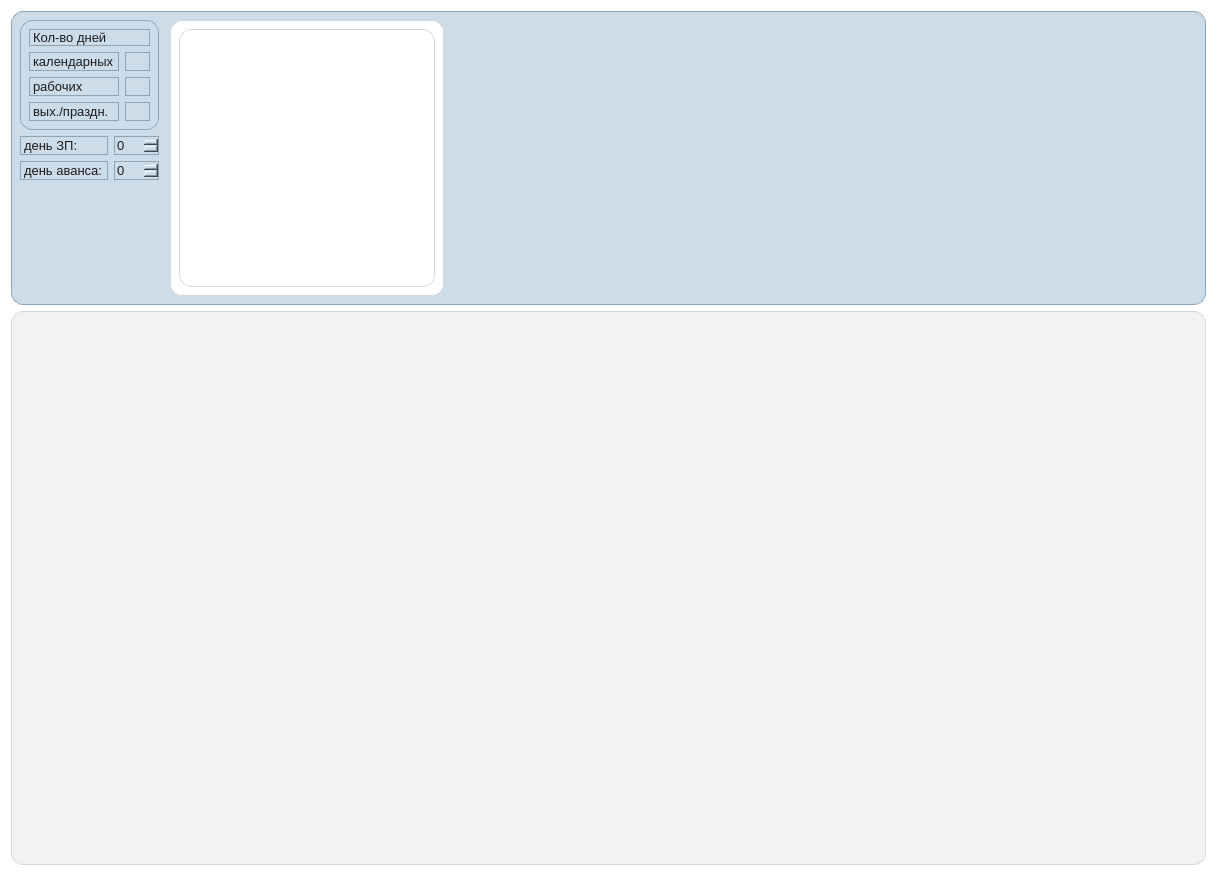
<?xml version="1.0" encoding="UTF-8"?>
<ui version="4.0">
 <class>CASH</class>
 <widget class="QWidget" name="CASH">
  <property name="geometry">
   <rect>
    <x>0</x>
    <y>0</y>
    <width>1217</width>
    <height>876</height>
   </rect>
  </property>
  <property name="windowTitle">
   <string>CASH</string>
  </property>
  <property name="styleSheet">
   <string notr="true">QWidget {
    background-color: white;
}</string>
  </property>
  <layout class="QGridLayout" name="gridLayout_7">
   <item row="0" column="0">
    <widget class="QWidget" name="widget_info" native="true">
     <property name="sizePolicy">
      <sizepolicy hsizetype="Preferred" vsizetype="Maximum">
       <horstretch>0</horstretch>
       <verstretch>0</verstretch>
      </sizepolicy>
     </property>
     <property name="styleSheet">
      <string notr="true">QWidget {
    background: #CCDCE8;  /* холодный металлик с голубым оттенком */

    color: #1C1C1E;

    font-family: &quot;SF Pro Text&quot;, &quot;Helvetica Neue&quot;, &quot;Helvetica&quot;, &quot;Arial&quot;;
    font-size: 13px;

    border: 1px solid #8EA5B8;
    border-radius: 12px;
}</string>
     </property>
     <layout class="QGridLayout" name="gridLayout">
      <item row="0" column="0">
       <layout class="QHBoxLayout" name="horizontalLayout_2" stretch="0,0,0,0">
        <item>
         <layout class="QVBoxLayout" name="verticalLayout_2">
          <property name="spacing">
           <number>-1</number>
          </property>
          <item>
           <widget class="QWidget" name="general_information" native="true">
            <property name="sizePolicy">
             <sizepolicy hsizetype="Preferred" vsizetype="Preferred">
              <horstretch>0</horstretch>
              <verstretch>0</verstretch>
             </sizepolicy>
            </property>
            <property name="styleSheet">
             <string notr="true"/>
            </property>
            <layout class="QGridLayout" name="gridLayout_3">
             <item row="0" column="0">
              <layout class="QGridLayout" name="gridLayout_2">
               <property name="spacing">
                <number>-1</number>
               </property>
               <item row="0" column="0">
                <widget class="QLabel" name="label_title">
                 <property name="sizePolicy">
                  <sizepolicy hsizetype="Preferred" vsizetype="Preferred">
                   <horstretch>0</horstretch>
                   <verstretch>0</verstretch>
                  </sizepolicy>
                 </property>
                 <property name="autoFillBackground">
                  <bool>false</bool>
                 </property>
                 <property name="styleSheet">
                  <string notr="true"/>
                 </property>
                 <property name="text">
                  <string>Кол-во дней</string>
                 </property>
                 <property name="alignment">
                  <set>Qt::AlignLeading|Qt::AlignLeft|Qt::AlignVCenter</set>
                 </property>
                </widget>
               </item>
               <item row="1" column="0">
                <layout class="QHBoxLayout" name="horizontalLayout_3">
                 <item>
                  <widget class="QLabel" name="label_calendar">
                   <property name="sizePolicy">
                    <sizepolicy hsizetype="Preferred" vsizetype="Preferred">
                     <horstretch>0</horstretch>
                     <verstretch>0</verstretch>
                    </sizepolicy>
                   </property>
                   <property name="text">
                    <string>календарных</string>
                   </property>
                   <property name="alignment">
                    <set>Qt::AlignLeading|Qt::AlignLeft|Qt::AlignVCenter</set>
                   </property>
                  </widget>
                 </item>
                 <item>
                  <widget class="QLineEdit" name="lineEdit_calendar">
                   <property name="sizePolicy">
                    <sizepolicy hsizetype="Maximum" vsizetype="Preferred">
                     <horstretch>0</horstretch>
                     <verstretch>0</verstretch>
                    </sizepolicy>
                   </property>
                   <property name="maximumSize">
                    <size>
                     <width>25</width>
                     <height>16777215</height>
                    </size>
                   </property>
                   <property name="text">
                    <string/>
                   </property>
                   <property name="alignment">
                    <set>Qt::AlignCenter</set>
                   </property>
                  </widget>
                 </item>
                </layout>
               </item>
               <item row="2" column="0">
                <layout class="QHBoxLayout" name="horizontalLayout_4">
                 <item>
                  <widget class="QLabel" name="label_work">
                   <property name="sizePolicy">
                    <sizepolicy hsizetype="Preferred" vsizetype="Preferred">
                     <horstretch>0</horstretch>
                     <verstretch>0</verstretch>
                    </sizepolicy>
                   </property>
                   <property name="text">
                    <string>рабочих</string>
                   </property>
                   <property name="alignment">
                    <set>Qt::AlignLeading|Qt::AlignLeft|Qt::AlignVCenter</set>
                   </property>
                  </widget>
                 </item>
                 <item>
                  <widget class="QLineEdit" name="lineEdit_work">
                   <property name="sizePolicy">
                    <sizepolicy hsizetype="Maximum" vsizetype="Preferred">
                     <horstretch>0</horstretch>
                     <verstretch>0</verstretch>
                    </sizepolicy>
                   </property>
                   <property name="maximumSize">
                    <size>
                     <width>25</width>
                     <height>16777215</height>
                    </size>
                   </property>
                   <property name="text">
                    <string/>
                   </property>
                   <property name="alignment">
                    <set>Qt::AlignCenter</set>
                   </property>
                  </widget>
                 </item>
                </layout>
               </item>
               <item row="3" column="0">
                <layout class="QHBoxLayout" name="horizontalLayout_5">
                 <item>
                  <widget class="QLabel" name="label_weekend">
                   <property name="sizePolicy">
                    <sizepolicy hsizetype="Preferred" vsizetype="Preferred">
                     <horstretch>0</horstretch>
                     <verstretch>0</verstretch>
                    </sizepolicy>
                   </property>
                   <property name="text">
                    <string>вых./праздн.</string>
                   </property>
                   <property name="alignment">
                    <set>Qt::AlignLeading|Qt::AlignLeft|Qt::AlignVCenter</set>
                   </property>
                  </widget>
                 </item>
                 <item>
                  <widget class="QLineEdit" name="lineEdit_weekend">
                   <property name="sizePolicy">
                    <sizepolicy hsizetype="Maximum" vsizetype="Preferred">
                     <horstretch>0</horstretch>
                     <verstretch>0</verstretch>
                    </sizepolicy>
                   </property>
                   <property name="maximumSize">
                    <size>
                     <width>25</width>
                     <height>16777215</height>
                    </size>
                   </property>
                   <property name="text">
                    <string/>
                   </property>
                   <property name="alignment">
                    <set>Qt::AlignCenter</set>
                   </property>
                  </widget>
                 </item>
                </layout>
               </item>
              </layout>
             </item>
            </layout>
           </widget>
          </item>
          <item>
           <layout class="QHBoxLayout" name="horizontalLayout">
            <item>
             <layout class="QVBoxLayout" name="verticalLayout_3">
              <item>
               <widget class="QLabel" name="label_day_zp">
                <property name="sizePolicy">
                 <sizepolicy hsizetype="Preferred" vsizetype="Preferred">
                  <horstretch>0</horstretch>
                  <verstretch>0</verstretch>
                 </sizepolicy>
                </property>
                <property name="text">
                 <string>день ЗП:</string>
                </property>
               </widget>
              </item>
              <item>
               <widget class="QLabel" name="label_day_avans">
                <property name="sizePolicy">
                 <sizepolicy hsizetype="Minimum" vsizetype="Preferred">
                  <horstretch>0</horstretch>
                  <verstretch>0</verstretch>
                 </sizepolicy>
                </property>
                <property name="text">
                 <string>день аванса:</string>
                </property>
               </widget>
              </item>
             </layout>
            </item>
            <item>
             <layout class="QVBoxLayout" name="verticalLayout_4">
              <item>
               <widget class="QSpinBox" name="spinBox_zp">
                <property name="sizePolicy">
                 <sizepolicy hsizetype="Preferred" vsizetype="Preferred">
                  <horstretch>0</horstretch>
                  <verstretch>0</verstretch>
                 </sizepolicy>
                </property>
               </widget>
              </item>
              <item>
               <widget class="QSpinBox" name="spinBox_avans">
                <property name="sizePolicy">
                 <sizepolicy hsizetype="Preferred" vsizetype="Preferred">
                  <horstretch>0</horstretch>
                  <verstretch>0</verstretch>
                 </sizepolicy>
                </property>
               </widget>
              </item>
             </layout>
            </item>
           </layout>
          </item>
          <item>
           <spacer name="verticalSpacer">
            <property name="orientation">
             <enum>Qt::Vertical</enum>
            </property>
            <property name="sizeType">
             <enum>QSizePolicy::Preferred</enum>
            </property>
            <property name="sizeHint" stdset="0">
             <size>
              <width>20</width>
              <height>116</height>
             </size>
            </property>
           </spacer>
          </item>
         </layout>
        </item>
        <item>
         <spacer name="horizontalSpacer_4">
          <property name="orientation">
           <enum>Qt::Horizontal</enum>
          </property>
          <property name="sizeType">
           <enum>QSizePolicy::Preferred</enum>
          </property>
          <property name="sizeHint" stdset="0">
           <size>
            <width>5</width>
            <height>20</height>
           </size>
          </property>
         </spacer>
        </item>
        <item>
         <widget class="QWidget" name="widget_calendar" native="true">
          <property name="sizePolicy">
           <sizepolicy hsizetype="Maximum" vsizetype="Preferred">
            <horstretch>0</horstretch>
            <verstretch>0</verstretch>
           </sizepolicy>
          </property>
          <property name="styleSheet">
           <string notr="true">QWidget {
    background: #FFFFFF;

    color: #1C1C1E;

    font-family: &quot;SF Pro Text&quot;, &quot;Helvetica Neue&quot;, &quot;Helvetica&quot;, &quot;Arial&quot;;
    font-size: 13px;

    border: 1px solid #D8D8DB;
    border-radius: 12px;
}</string>
          </property>
          <layout class="QVBoxLayout" name="verticalLayout">
           <item>
            <widget class="QTableWidget" name="tableWidget_calendar"/>
           </item>
          </layout>
         </widget>
        </item>
        <item>
         <spacer name="horizontalSpacer_2">
          <property name="orientation">
           <enum>Qt::Horizontal</enum>
          </property>
          <property name="sizeHint" stdset="0">
           <size>
            <width>40</width>
            <height>20</height>
           </size>
          </property>
         </spacer>
        </item>
       </layout>
      </item>
     </layout>
    </widget>
   </item>
   <item row="2" column="0">
    <widget class="QWidget" name="widget_calculations" native="true">
     <property name="sizePolicy">
      <sizepolicy hsizetype="Expanding" vsizetype="Expanding">
       <horstretch>0</horstretch>
       <verstretch>0</verstretch>
      </sizepolicy>
     </property>
     <property name="styleSheet">
      <string notr="true">QWidget {
    background: #F1F2F3;

    color: #1C1C1E;

    font-family: &quot;SF Pro Text&quot;, &quot;Helvetica Neue&quot;, &quot;Helvetica&quot;, &quot;Arial&quot;;
    font-size: 13px;

    border: 1px solid #D8D8DB;
    border-radius: 12px;
}</string>
     </property>
    </widget>
   </item>
  </layout>
 </widget>
 <resources/>
 <connections/>
</ui>
